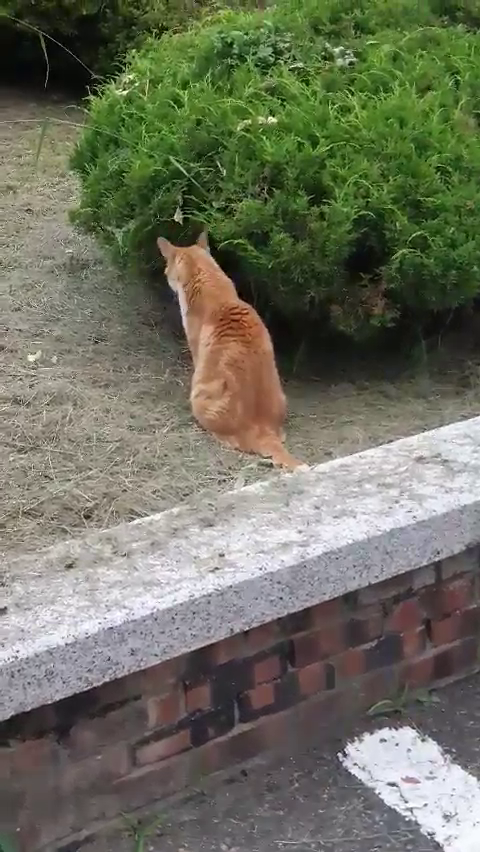
#> input picture frame 27 of Books/파이썬과 OpenCv를 이용한 컴퓨터 비전 학습/1장 입출력과 GUI/data/cat.mp4, 480 x 852 px
$ python frameMove.py
#> lines starting #> are read from the running program, lines starting #| are printed output that depends on the picture
import cv2

cap = cv2.VideoCapture('data/cat.mp4')
frame_count = int(cap.get(cv2.CAP_PROP_FRAME_COUNT))
print('frame_count: ', frame_count)

print('position: ', int(cap.get(cv2.CAP_PROP_POS_FRAMES)))
_, frame = cap.read()
#> frame is the input picture: shape (852, 480, 3); mean B, G, R 94.7, 111.9, 109.4
cv2.imshow('frame0', frame)

print('position: ', cap.get(cv2.CAP_PROP_POS_FRAMES))
_, frame = cap.read()
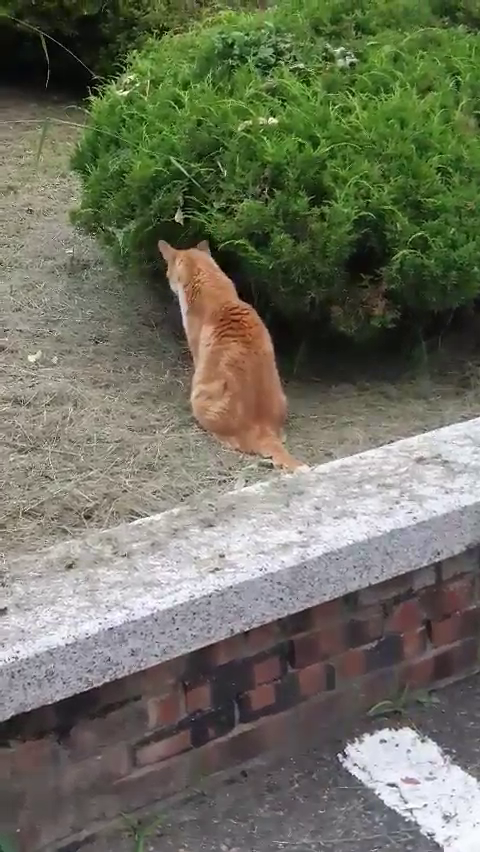
#> input picture frame 28 of Books/파이썬과 OpenCv를 이용한 컴퓨터 비전 학습/1장 입출력과 GUI/data/cat.mp4, 480 x 852 px
#> frame is the input picture: shape (852, 480, 3); mean B, G, R 94.7, 111.9, 109.4
cv2.imshow('frame1', frame)

cap.set(cv2.CAP_PROP_POS_FRAMES, 100)
print('position: ', int(cap.get(cv2.CAP_PROP_POS_FRAMES)))
_, frame = cap.read()
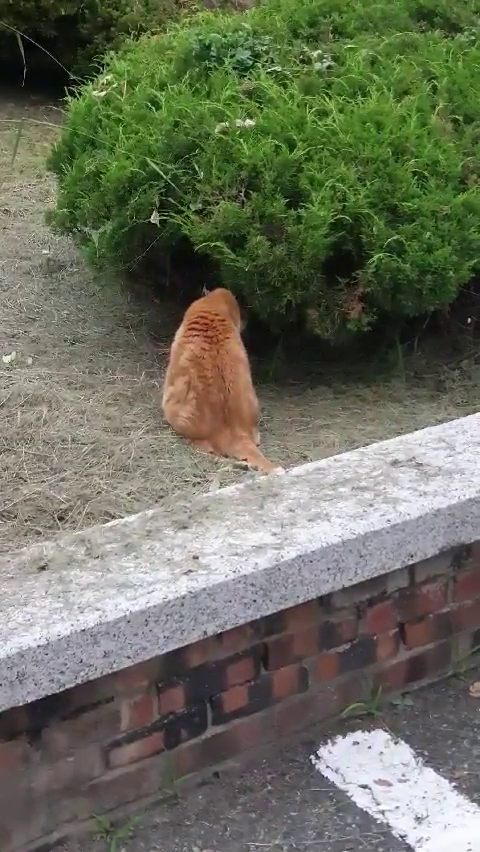
#> input picture frame 100 of Books/파이썬과 OpenCv를 이용한 컴퓨터 비전 학습/1장 입출력과 GUI/data/cat.mp4, 480 x 852 px
#> frame is the input picture: shape (852, 480, 3); mean B, G, R 92.6, 110.2, 106.5
cv2.imshow('frame100', frame)

cv2.waitKey()
cv2.destroyAllWindows()

$ run again, starting later in the video
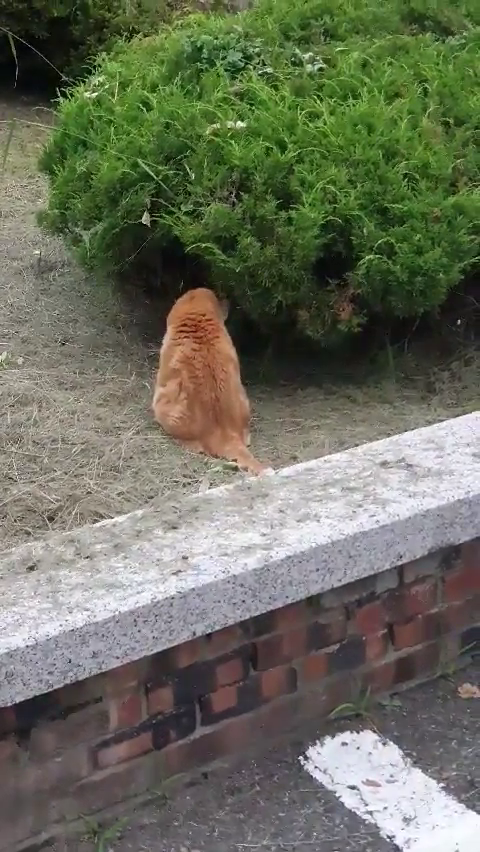
#> input picture frame 122 of Books/파이썬과 OpenCv를 이용한 컴퓨터 비전 학습/1장 입출력과 GUI/data/cat.mp4, 480 x 852 px
#> frame is the input picture: shape (852, 480, 3); mean B, G, R 92.5, 110.1, 106.3
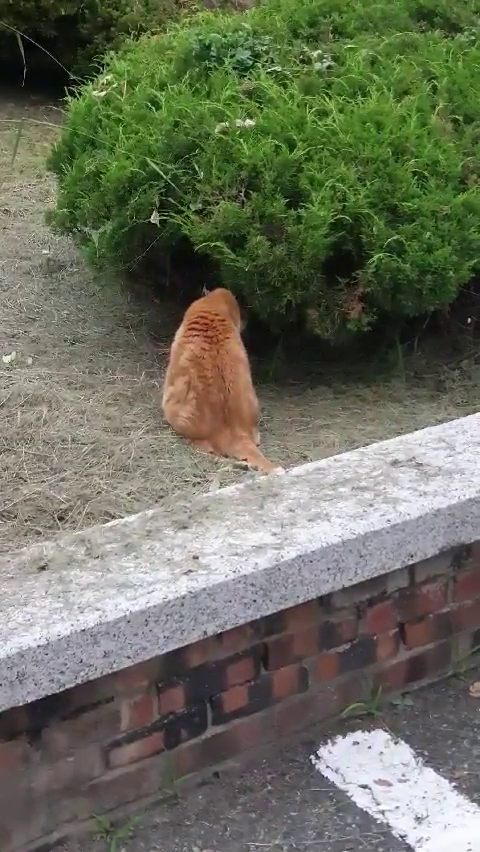
#> input picture frame 100 of Books/파이썬과 OpenCv를 이용한 컴퓨터 비전 학습/1장 입출력과 GUI/data/cat.mp4, 480 x 852 px
#> frame is the input picture: shape (852, 480, 3); mean B, G, R 92.6, 110.2, 106.5

$ run again, starting later in the video
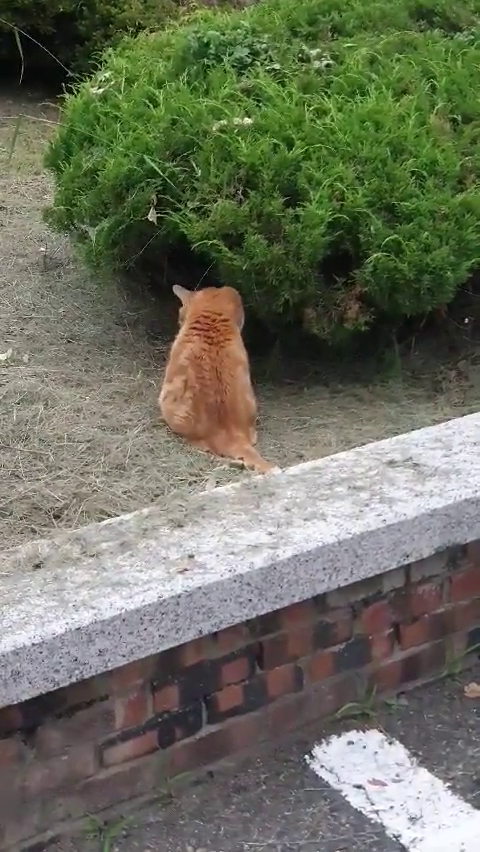
#> input picture frame 217 of Books/파이썬과 OpenCv를 이용한 컴퓨터 비전 학습/1장 입출력과 GUI/data/cat.mp4, 480 x 852 px
#> frame is the input picture: shape (852, 480, 3); mean B, G, R 93.7, 111.1, 107.5
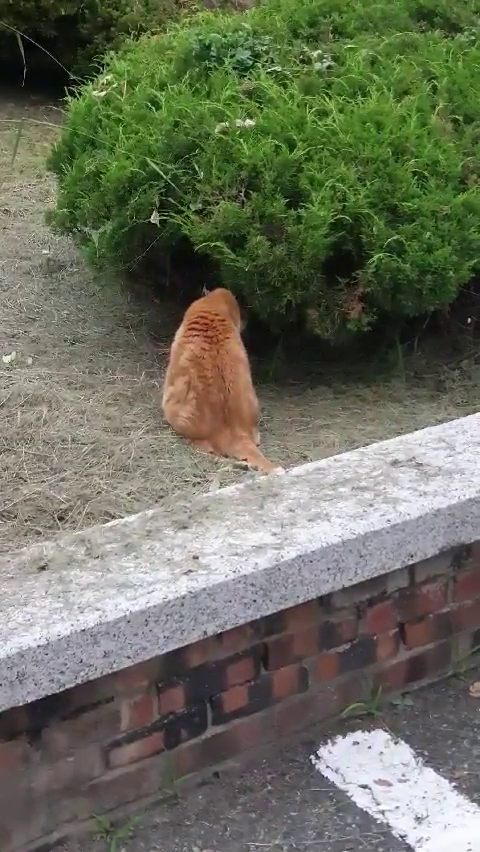
#> input picture frame 100 of Books/파이썬과 OpenCv를 이용한 컴퓨터 비전 학습/1장 입출력과 GUI/data/cat.mp4, 480 x 852 px
#> frame is the input picture: shape (852, 480, 3); mean B, G, R 92.6, 110.2, 106.5
